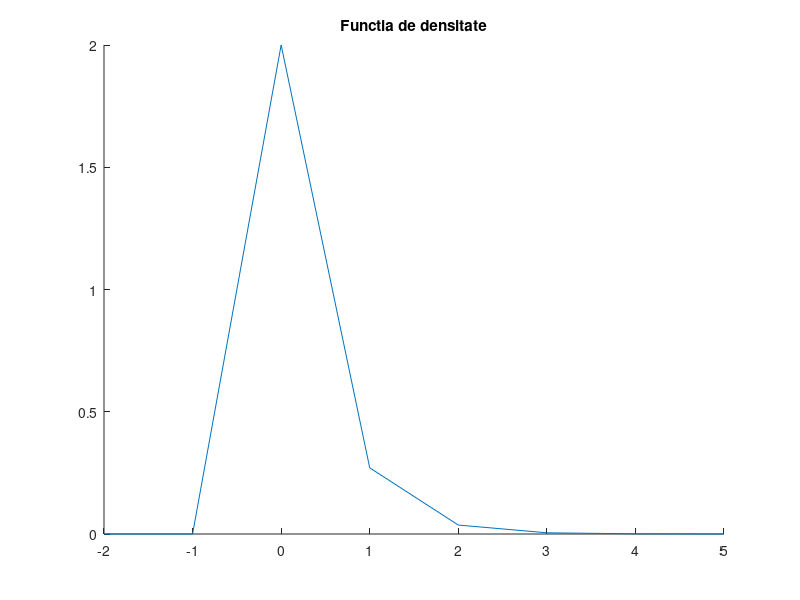
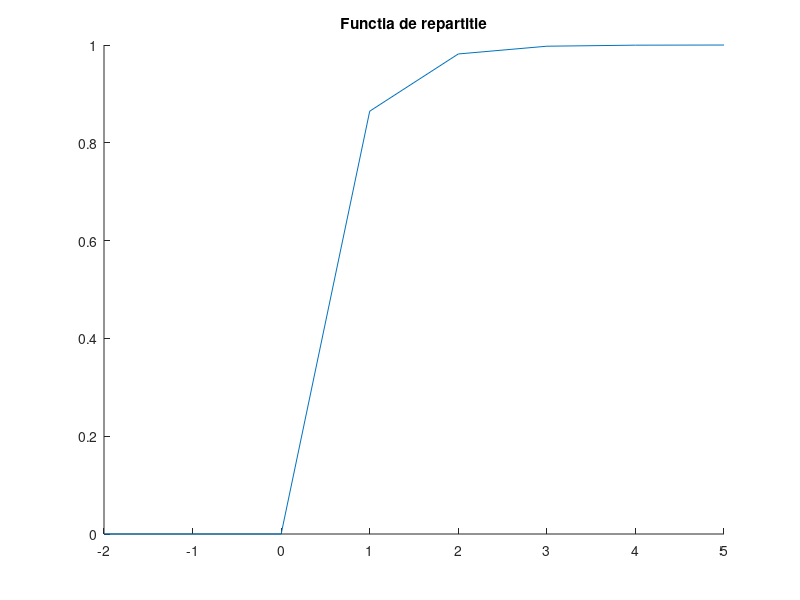

The MATLAB source for these figures, in order:
clear all;
close all;
figure;
title('Functia de densitate')
hold on;
lambda = 2;
interval = [-2:1:5];
plot(interval, exppdf(interval, 1 / lambda)) 

figure;
title('Functia de repartitie')
hold on;
plot(interval, expcdf(interval, 1 / lambda)) 

N = 2000;
valori = exprnd(1 / lambda, 1, N);
fprintf('Valoarea medie este %f.\n', mean(valori))
fprintf('Deviatia standard este %f.\n', std(valori))
fprintf('Probabilitatea P(X > 0.7) estimata este %f.\n', mean(valori > 0.7))
fprintf('Probabilitatea P(X > 0.7) teoretica este %f.\n', 1 - expcdf(0.7, 1 / lambda))